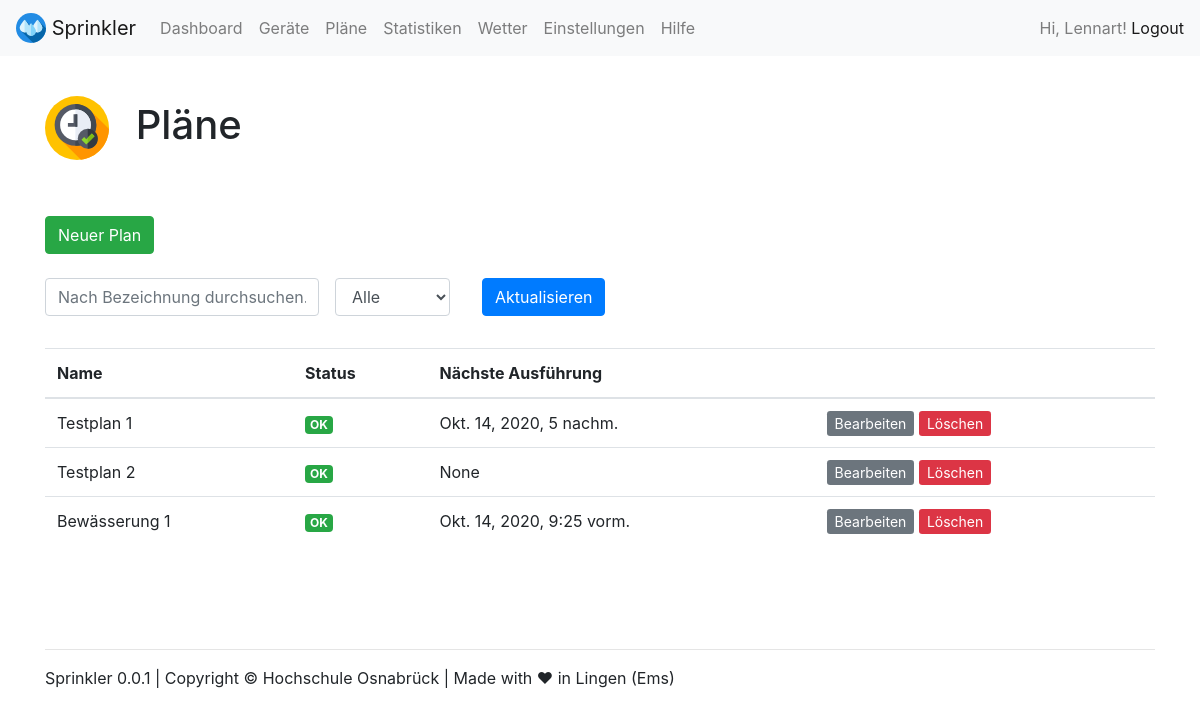
Page /plans/ (signed in) on the earlier database version.
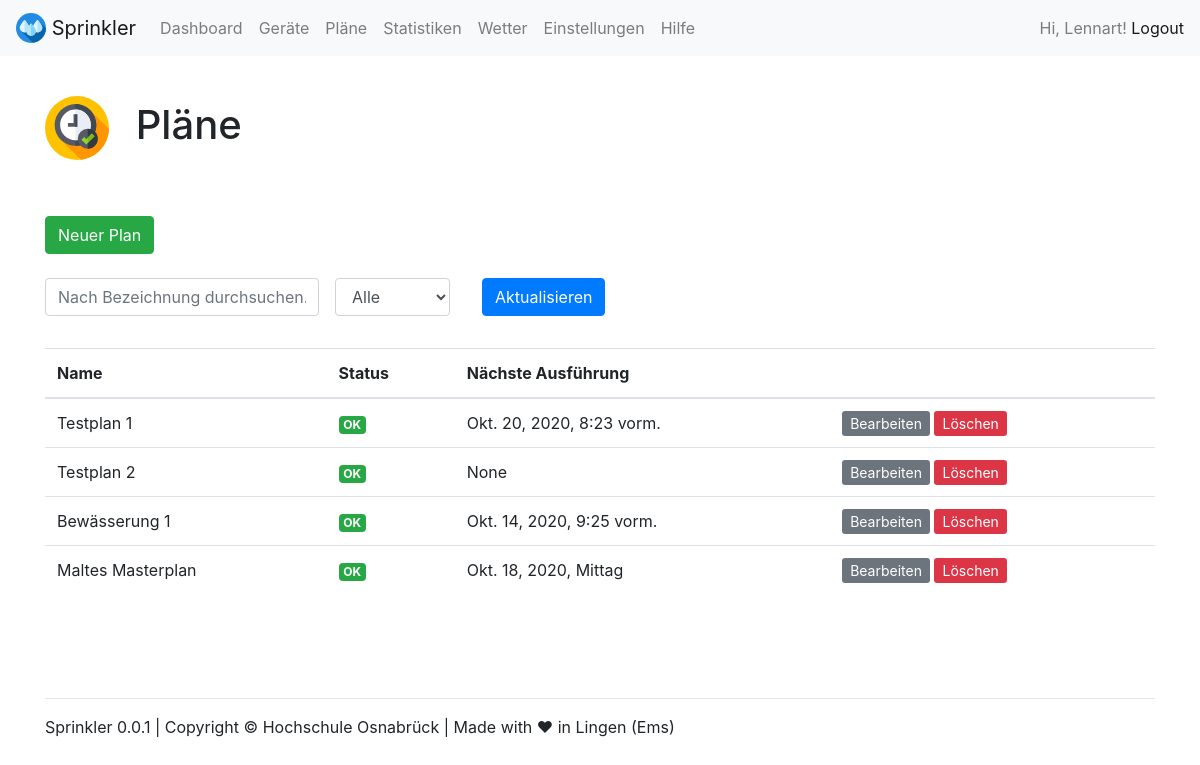
Same page on the later database version.
### webapp/models.py (models this page shows, shortened)
class Plan(models.Model):
    name = models.CharField(max_length=200)
    status = models.CharField(
        max_length=10,
        choices=STATUS_CHOICES,
        default='OK',
    )
    description = models.CharField(max_length=3000, default="Beschreibung")
    automation = models.BooleanField(default=False)
    sprinkler = models.ManyToManyField(Sprinkler)
    pump = models.ManyToManyField(Pump)
    sensor = models.ManyToManyField(Sensor)
    next_execution_time = None
    def get_related_schedules(self):
        return self.schedule_set.all()
    def get_next_allowed_start_date_time(self):
        next_allowed_start_date_time = None
        schedules = self.get_related_schedules()
        for schedule in schedules:
            schedule_next_allowed_date_time = schedule.get_next_date_time(schedule.get_allowed_weekdays(), schedule.allow_time_start)
            if (next_allowed_start_date_time == None) or (next_allowed_start_date_time > schedule_next_allowed_date_time):
                next_allowed_start_date_time = schedule_next_allowed_date_time
        print(next_allowed_start_date_time)
        return next_allowed_start_date_time

### webapp/views.py (the view)
# urls.py: path('plans/', views.plans, name='plans'),
@login_required(login_url='/admin/login/')
def plans(request):
    args = {}
    args['filter_name'] = request.GET.get('name', '')
    args['filter_status'] = request.GET.get('status', '')
    plans = Plan.objects
    check = 0
    if(args['filter_name'] != ''):
        plans = plans.filter(name__contains=args['filter_name'])
        check = 1
    elif(args['filter_status'] == 'OK' or args['filter_status'] == 'Warnung' or args['filter_status'] == 'Fehler'):
        plans = plans.filter(status__contains=args['filter_status'])
        check = 1
    if(check == 0):
        plans = plans.all()
    for plan in plans:
        plan.next_execution_time = plan.get_next_allowed_start_date_time()
    args['plans'] = plans
    return TemplateResponse(request, "plans.html", args)

### webapp/models.py (called while the page is built)
    def get_allowed_weekdays(self):
        allowed_weekdays = []
        if self.allow_monday: allowed_weekdays.append(0)
        if self.allow_tuesday: allowed_weekdays.append(1)
        if self.allow_wednesday: allowed_weekdays.append(2)
        if self.allow_thursday: allowed_weekdays.append(3)
        if self.allow_friday: allowed_weekdays.append(4)
        if self.allow_saturday: allowed_weekdays.append(5)
        if self.allow_sunday: allowed_weekdays.append(6)
        return allowed_weekdays

### webapp/templates/plans.html (shortened to what this page needs)
{% load static %}
{% include "views/top.html" %}
<br>
<h1><img src="{% static 'webapp/img/icons/plans.svg' %}" width="64" class="mr-3"> Pläne</h1>
<br><br>
<a class="btn btn-success" target="_blank" href="{% url 'plan_create' %}" role="button">Neuer Plan</a>
<br>
<br>
<form class="form-inline" method="GET" action="{% url 'plans' %}">
  <div class="form-group mb-2">
    <input value="{{ filter_name }}" name="name" type="text" class="form-control" placeholder="Nach Bezeichnung durchsuchen...">
  </div>
  <div class="form-group mx-sm-3 mb-2">
    <select name="status" id="inputState" class="form-control">
        <option {% if filter_status == 'Alle' %} selected {% endif %}>Alle</option>
    </select>
  </div>
  <div class="form-group mx-sm-3 mb-2">
    <button type="submit" class="btn btn-primary">Aktualisieren</button>
  </div>
</form>
<br>
{% if plans %}
<table class="table table-hover">
  <thead>
    <tr>
      <th scope="col">Name</th>
      <th scope="col">Status</th>
      <th scope="col">Nächste Ausführung</th>
      <th scope="col"></th>
    </tr>
  </thead>
  <tbody>
    {% for plan in plans %}
    <tr>
      <td scope="row">{{ plan.name }}</td>
      <td>
        {% if plan.status == 'OK' %}
        <span class="badge badge-success">OK</span>
        {% endif %}
      </td>
      <td>{{ plan.next_execution_time }}</td>
      <td>
        <a class="btn-sm btn-secondary" href="{% url 'plan_edit' plan.id %}" role="button">Bearbeiten</a>
        <a onclick="return confirm('Soll der Plan {{ plan.name }} löschen?')" class="btn-sm btn-danger" href="{% url 'plan_delete' plan.id %}" role="button">Löschen</a>
      </td>
    </tr>
    {% endfor %}
  </tbody>
</table>
{% else %}
<p>Es wurden keine Pläne gefunden.</p>
{% endif %}
{% include "views/footer.html" %}
{% include "views/bottom.html" %}

### webapp/templates/views/top.html (shortened to what this page needs)
{% load static %}
<!doctype html>
<html lang="de">
  <head>
    <link rel="stylesheet" href="https://stackpath.bootstrapcdn.com/bootstrap/4.5.2/css/bootstrap.min.css">
    <link rel="stylesheet" type="text/css" href="{% static 'webapp/css/style.css' %}">
  </head>
  <body>
    <nav class="navbar navbar-expand-lg navbar-light bg-light">
      <a class="navbar-brand" href="{% url 'index' %}">
        <img src="{% static 'webapp/img/icons/drops.svg' %}" width="30" height="30" class="d-inline-block align-top" alt="" loading="lazy">
        Sprinkler
      </a>
      <div class="collapse navbar-collapse" id="navbarNavAltMarkup">
        <div class="navbar-nav">
          {% if user.is_authenticated %}
          <a class="nav-link" href="{% url 'dashboard' %}">Dashboard</a>
          <a class="nav-link" href="{% url 'devices' %}">Geräte</a>
          <a class="nav-link" href="{% url 'plans' %}">Pläne</a>
          <a class="nav-link" href="{% url 'statistics' %}">Statistiken</a>
          <a class="nav-link" href="{% url 'weather' %}">Wetter</a>
          <a class="nav-link" href="{% url 'settings' %}">Einstellungen</a>
          {% endif %}
          <a class="nav-link" href="{% url 'help' %}">Hilfe</a>
        </div>
      </div>
      <span class="navbar-text">
      {% if user.is_authenticated %}
      Hi, {{ user.username }}!  <a href="/admin/logout/?next=/">Logout</a>
      {% else %}
      <a href="/admin/login/?next=/dashboard/">Login</a>
      {% endif %}
      </span>
    </nav>
    <div class="container mt-3">

### webapp/templates/views/footer.html
{% load static %}
<br><br><br>
<hr>
Sprinkler 0.0.1 | Copyright © Hochschule Osnabrück | Made with ❤ in Lingen (Ems)

### webapp/templates/views/bottom.html (shortened to what this page needs)
{% load static %}
		</div>
  </body>
</html>

Differences in the rows shown:
computed for Plan "Testplan 1": next_execution_time "Okt. 14, 2020, 5 nachm." → "Okt. 20, 2020, 8:23 vorm."
added Plan: name "Maltes Masterplan", status "OK", next_execution_time "Okt. 18, 2020, Mittag"
